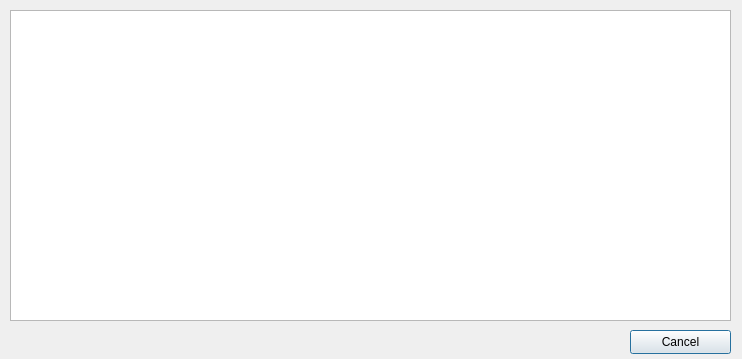
<?xml version="1.0" encoding="UTF-8"?>
<ui version="4.0">
 <class>CProgressDialog</class>
 <widget class="QDialog" name="CProgressDialog">
  <property name="windowModality">
   <enum>Qt::WindowModal</enum>
  </property>
  <property name="geometry">
   <rect>
    <x>0</x>
    <y>0</y>
    <width>742</width>
    <height>359</height>
   </rect>
  </property>
  <property name="sizePolicy">
   <sizepolicy hsizetype="Fixed" vsizetype="Fixed">
    <horstretch>0</horstretch>
    <verstretch>0</verstretch>
   </sizepolicy>
  </property>
  <property name="minimumSize">
   <size>
    <width>742</width>
    <height>359</height>
   </size>
  </property>
  <property name="maximumSize">
   <size>
    <width>742</width>
    <height>359</height>
   </size>
  </property>
  <property name="windowTitle">
   <string>Load styles...</string>
  </property>
  <property name="windowIcon">
   <iconset resource="inyokaeditresources.qrc">
    <normaloff>:/images/inyokaedit_64x64.png</normaloff>:/images/inyokaedit_64x64.png</iconset>
  </property>
  <property name="autoFillBackground">
   <bool>false</bool>
  </property>
  <property name="modal">
   <bool>true</bool>
  </property>
  <widget class="QTextEdit" name="textEditProcessOut">
   <property name="enabled">
    <bool>true</bool>
   </property>
   <property name="geometry">
    <rect>
     <x>10</x>
     <y>10</y>
     <width>721</width>
     <height>311</height>
    </rect>
   </property>
   <property name="readOnly">
    <bool>true</bool>
   </property>
  </widget>
  <widget class="QPushButton" name="pushButtonClosProc">
   <property name="geometry">
    <rect>
     <x>630</x>
     <y>330</y>
     <width>101</width>
     <height>24</height>
    </rect>
   </property>
   <property name="text">
    <string>Cancel</string>
   </property>
  </widget>
 </widget>
 <resources>
  <include location="inyokaeditresources.qrc"/>
 </resources>
 <connections/>
</ui>
